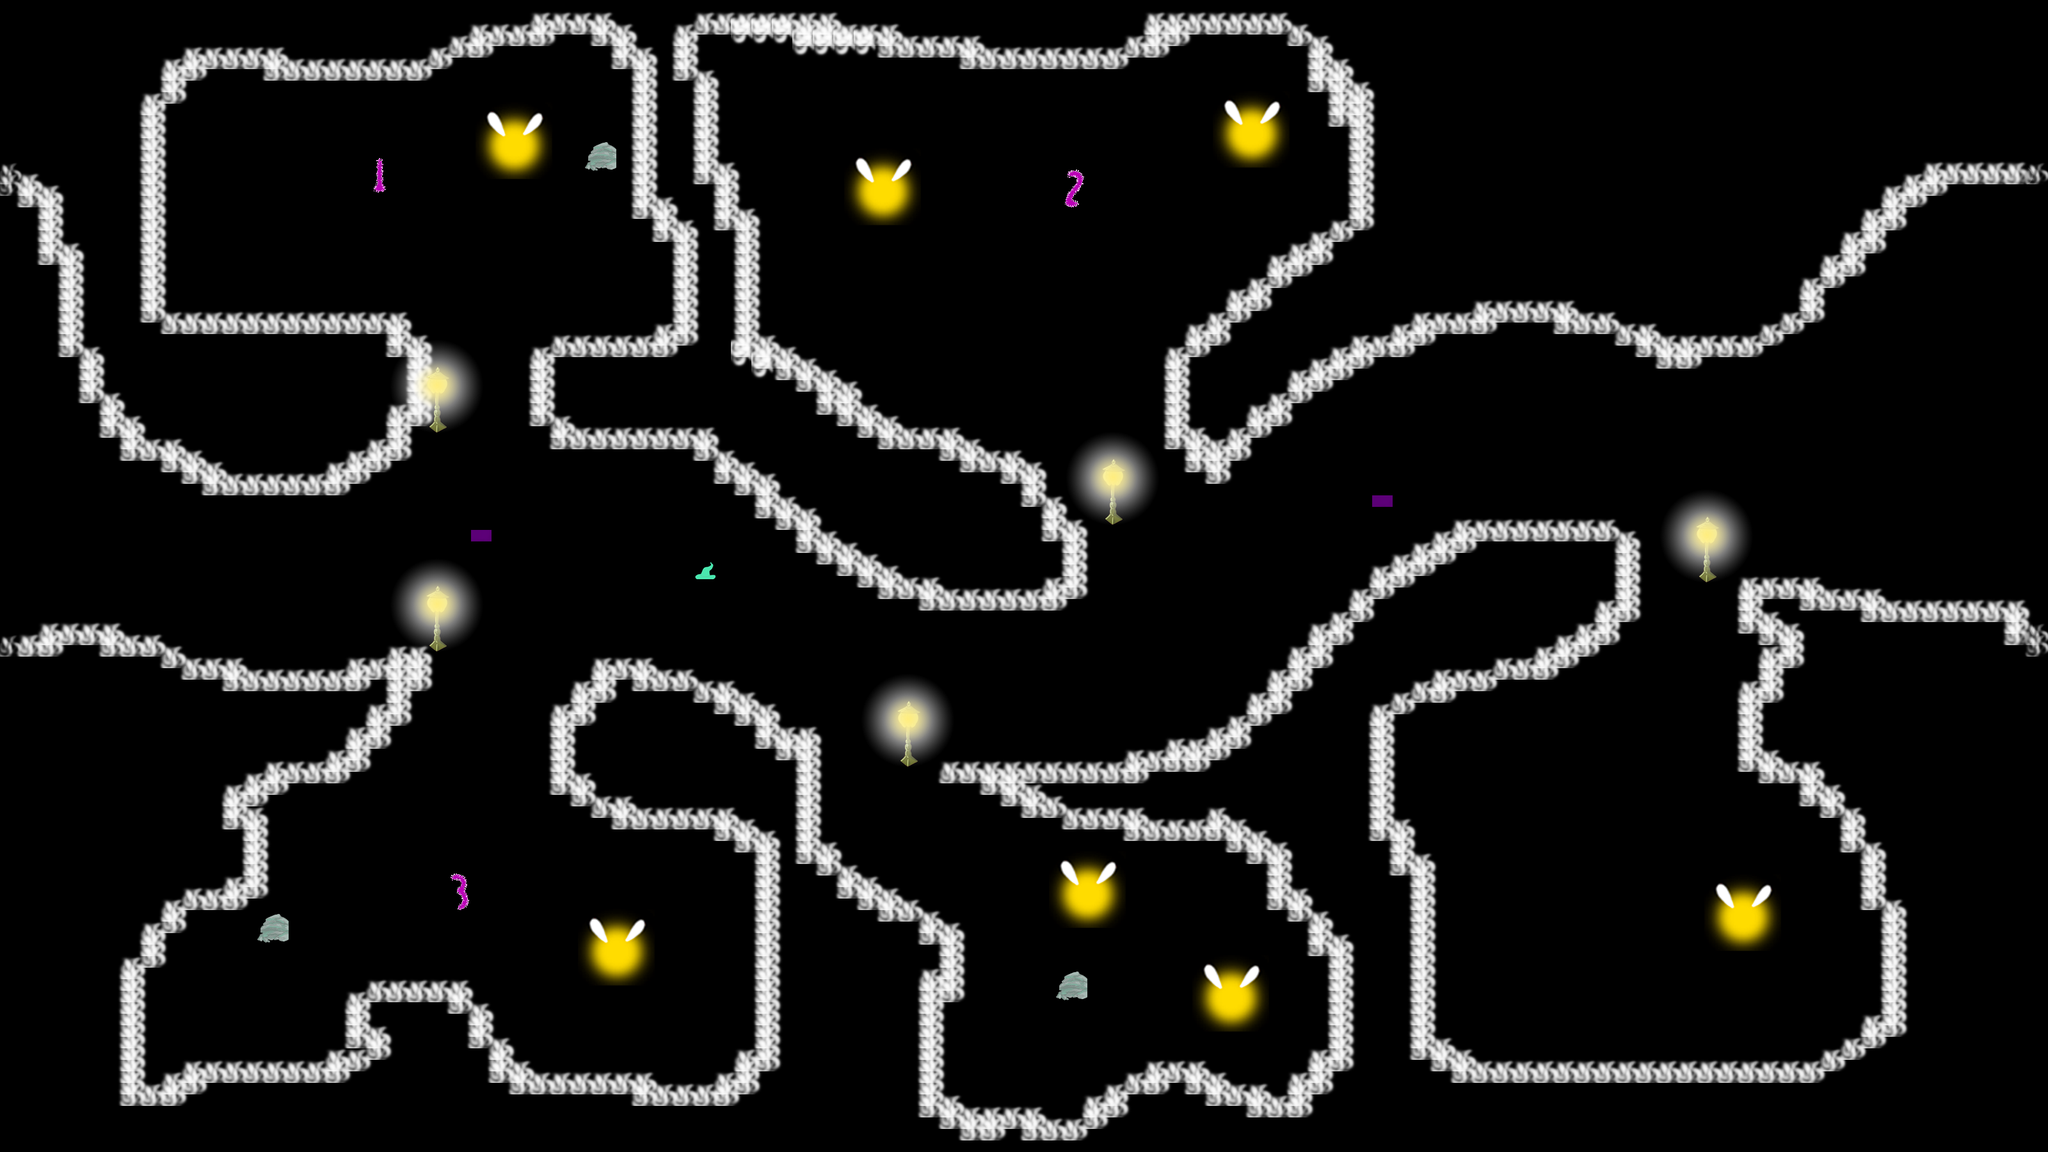

A level layout from a 2D game, rendered from its tile map. Below: a short description, then the map file with tile-grid data replaced by summaries:
An orthogonal 100x100 tile map with 32x18 px tiles, 1 tile layer (Maze), 12 tilesets.

<map version="1.0" orientation="orthogonal" renderorder="right-down" width="100" height="100" tilewidth="32" tileheight="18" nextobjectid="58">
 <tileset firstgid="1" name="w" tilewidth="50" tileheight="37" tilecount="3" columns="1">
  <tileoffset x="-10" y="0" />
  <properties>
   <property name="1" type="int" value="0" />
  </properties>
  <image source="../mistic/mistblock/mistblock1.png" width="50" height="50" />
  <terraintypes>
   <terrain name="Walls" tile="3" />
  </terraintypes>
  <tile id="0" terrain="0,0,0,0" />
  <tile id="1" terrain="0,0,0,0" />
  <tile id="2" terrain="0,0,0,0" />
 </tileset>
 <tileset firstgid="4" name="m" tilewidth="768" tileheight="576" tilecount="1" columns="1">
  <image source="../mistic/backgroundresize.png" width="1024" height="576" />
 </tileset>
 <tileset firstgid="5" name="g" tilewidth="40" tileheight="32" tilecount="3" columns="1">
  <tileoffset x="-10" y="5" />
  <image source="../mistic/gorfs/OGgorf.png" trans="1fec46" width="48" height="110" />
 </tileset>
 <tileset firstgid="8" name="f" tilewidth="32" tileheight="18" tilecount="6" columns="2">
  <image source="../mistic/fog/new_boundary.png" trans="c700ff" width="64" height="64" />
 </tileset>
 <tileset firstgid="14" name="l" tilewidth="200" tileheight="184" tilecount="15" columns="1">
  <tileoffset x="-80" y="0" />
  <image source="../mistic/unlit white.png" trans="27ff06" width="200" height="184" />
 </tileset>
 <tileset firstgid="29" name="r" tilewidth="50" tileheight="50" tilecount="1" columns="1">
  <tileoffset x="-15" y="0" />
  <image source="../mistic/environment/rock2.png" width="57" height="80" />
 </tileset>
 <tileset firstgid="30" name="t" tilewidth="118" tileheight="162" tilecount="1" columns="1">
  <tileoffset x="-45" y="7" />
  <image source="../mistic/environment/tree4.png" trans="27ff06" width="118" height="270" />
 </tileset>
 <tileset firstgid="31" name="i" tilewidth="120" tileheight="120" tilecount="2650" columns="1">
  <tileoffset x="-25" y="10" />
  <image source="../mistic/fireflybig.png" trans="003039" width="120" height="120" />
 </tileset>
 <tileset firstgid="2681" name="x" tilewidth="19" tileheight="54" tilecount="1" columns="1">
  <tileoffset x="8" y="-5" />
  <image source="../mistic/numbers_purple/numbers_0009_1.png" trans="27ff06" width="19" height="54" />
 </tileset>
 <tileset firstgid="2682" name="y" tilewidth="30" tileheight="59" tilecount="1" columns="1">
  <image source="../mistic/numbers_purple/numbers_0008_2.png" trans="003039" width="30" height="59" />
 </tileset>
 <tileset firstgid="2683" name="z" tilewidth="29" tileheight="57" tilecount="1" columns="1">
  <image source="../mistic/numbers_purple/numbers_0007_3.png" trans="003039" width="29" height="57" />
 </tileset>
 <tileset firstgid="2684" name="a" tilewidth="30" tileheight="60" tilecount="1" columns="1">
  <image source="../mistic/numbers_purple/numbers_0006_4.png" trans="003039" width="30" height="60" />
 </tileset>
 <objectgroup name="Background" />
 <layer name="Maze" width="100" height="100">
  <data>[10000 cells, 955 non-empty, 10 distinct tile ids]</data>
 </layer>
</map>
